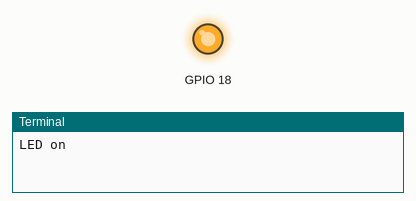
This program was run on a simulated Raspberry Pi (BCM pin numbers). Parts: output pins drawn as LEDs (lit = HIGH), the last lines printed to the terminal. At 1.0 s the program stops and its outputs stay as they are.

Above: at 0.1 s.
At 1.1 s:
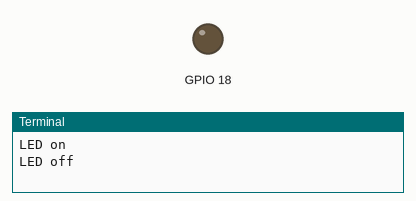
Timing chart, 0 to 2.5 s (numbered marks = the images above):
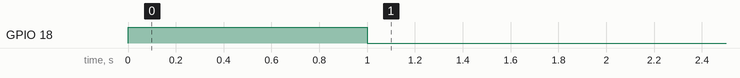

The program:

LED.py
```python
import RPi.GPIO as GPIO
import time

GPIO.setmode(GPIO.BCM)
GPIO.setwarnings(False)

GPIO.setup(18,GPIO.OUT)

print "LED on"
GPIO.output(18,GPIO.HIGH)
time.sleep(1)

print "LED off"
GPIO.output(18,GPIO.LOW)
```

Measured:
- by itself, GPIO 18: LOW → HIGH at 0.00 s, → LOW 1.0 s later
